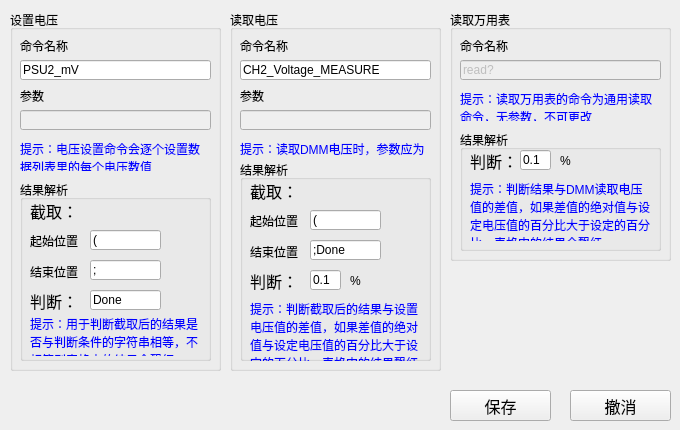
     <widget class="QWidget" name="TestRelevantCmd_2">
      <attribute name="title">
       <string>测试相关命令</string>
      </attribute>
      <widget class="QGroupBox" name="groupBox_19">
       <property name="geometry">
        <rect>
         <x>10</x>
         <y>10</y>
         <width>211</width>
         <height>361</height>
        </rect>
       </property>
       <property name="title">
        <string>设置电压</string>
       </property>
       <widget class="QLineEdit" name="lineEditCh2TestSetCmd">
        <property name="geometry">
         <rect>
          <x>10</x>
          <y>50</y>
          <width>191</width>
          <height>20</height>
         </rect>
        </property>
        <property name="text">
         <string>PSU2_mV</string>
        </property>
       </widget>
       <widget class="QLabel" name="label_91">
        <property name="geometry">
         <rect>
          <x>10</x>
          <y>30</y>
          <width>54</width>
          <height>12</height>
         </rect>
        </property>
        <property name="text">
         <string>命令名称</string>
        </property>
       </widget>
       <widget class="QLabel" name="label_92">
        <property name="geometry">
         <rect>
          <x>10</x>
          <y>80</y>
          <width>54</width>
          <height>12</height>
         </rect>
        </property>
        <property name="text">
         <string>参数</string>
        </property>
       </widget>
       <widget class="QLineEdit" name="lineEditCh2TestSetParam">
        <property name="enabled">
         <bool>false</bool>
        </property>
        <property name="geometry">
         <rect>
          <x>10</x>
          <y>100</y>
          <width>191</width>
          <height>20</height>
         </rect>
        </property>
       </widget>
       <widget class="QLabel" name="label_93">
        <property name="geometry">
         <rect>
          <x>10</x>
          <y>130</y>
          <width>191</width>
          <height>31</height>
         </rect>
        </property>
        <property name="styleSheet">
         <string notr="true">color: rgb(0, 0, 255);</string>
        </property>
        <property name="text">
         <string>提示：电压设置命令会逐个设置数据列表里的每个电压数值</string>
        </property>
        <property name="alignment">
         <set>Qt::AlignLeading|Qt::AlignLeft|Qt::AlignTop</set>
        </property>
        <property name="wordWrap">
         <bool>true</bool>
        </property>
       </widget>
       <widget class="QGroupBox" name="groupBox_20">
        <property name="geometry">
         <rect>
          <x>10</x>
          <y>170</y>
          <width>191</width>
          <height>181</height>
         </rect>
        </property>
        <property name="title">
         <string>结果解析</string>
        </property>
        <widget class="QLabel" name="label_94">
         <property name="geometry">
          <rect>
           <x>10</x>
           <y>20</y>
           <width>54</width>
           <height>21</height>
          </rect>
         </property>
         <property name="font">
          <font>
           <family>Arial Unicode MS</family>
           <pointsize>12</pointsize>
          </font>
         </property>
         <property name="text">
          <string>截取：</string>
         </property>
        </widget>
        <widget class="QLabel" name="label_95">
         <property name="geometry">
          <rect>
           <x>10</x>
           <y>50</y>
           <width>54</width>
           <height>21</height>
          </rect>
         </property>
         <property name="text">
          <string>起始位置</string>
         </property>
        </widget>
        <widget class="QLineEdit" name="lineEditCh2TestSetStart">
         <property name="geometry">
          <rect>
           <x>70</x>
           <y>50</y>
           <width>71</width>
           <height>20</height>
          </rect>
         </property>
         <property name="text">
          <string>(</string>
         </property>
        </widget>
        <widget class="QLabel" name="label_96">
         <property name="geometry">
          <rect>
           <x>10</x>
           <y>81</y>
           <width>54</width>
           <height>21</height>
          </rect>
         </property>
         <property name="text">
          <string>结束位置</string>
         </property>
        </widget>
        <widget class="QLineEdit" name="lineEditCh2TestSetEnd">
         <property name="geometry">
          <rect>
           <x>70</x>
           <y>80</y>
           <width>71</width>
           <height>20</height>
          </rect>
         </property>
         <property name="text">
          <string>;</string>
         </property>
        </widget>
        <widget class="QLabel" name="label_97">
         <property name="geometry">
          <rect>
           <x>10</x>
           <y>110</y>
           <width>54</width>
           <height>21</height>
          </rect>
         </property>
         <property name="font">
          <font>
           <family>Arial Unicode MS</family>
           <pointsize>12</pointsize>
          </font>
         </property>
         <property name="text">
          <string>判断：</string>
         </property>
        </widget>
        <widget class="QLineEdit" name="lineEditCh2TestSetJudge">
         <property name="geometry">
          <rect>
           <x>70</x>
           <y>110</y>
           <width>71</width>
           <height>20</height>
          </rect>
         </property>
         <property name="text">
          <string>Done</string>
         </property>
        </widget>
        <widget class="QLabel" name="label_98">
         <property name="geometry">
          <rect>
           <x>10</x>
           <y>135</y>
           <width>171</width>
           <height>41</height>
          </rect>
         </property>
         <property name="styleSheet">
          <string notr="true">color: rgb(0, 0, 255);</string>
         </property>
         <property name="text">
          <string>提示：用于判断截取后的结果是否与判断条件的字符串相等，不相等则表格中的结果会飘红</string>
         </property>
         <property name="alignment">
          <set>Qt::AlignLeading|Qt::AlignLeft|Qt::AlignTop</set>
         </property>
         <property name="wordWrap">
          <bool>true</bool>
         </property>
        </widget>
       </widget>
      </widget>
      <widget class="QGroupBox" name="groupBox_21">
       <property name="geometry">
        <rect>
         <x>230</x>
         <y>10</y>
         <width>211</width>
         <height>361</height>
        </rect>
       </property>
       <property name="title">
        <string>读取电压</string>
       </property>
       <widget class="QLabel" name="label_99">
        <property name="geometry">
         <rect>
          <x>10</x>
          <y>30</y>
          <width>54</width>
          <height>12</height>
         </rect>
        </property>
        <property name="text">
         <string>命令名称</string>
        </property>
       </widget>
       <widget class="QLineEdit" name="lineEditCh2TestDMMCmd">
        <property name="geometry">
         <rect>
          <x>10</x>
          <y>50</y>
          <width>191</width>
          <height>20</height>
         </rect>
        </property>
        <property name="text">
         <string>CH2_Voltage_MEASURE</string>
        </property>
       </widget>
       <widget class="QLabel" name="label_100">
        <property name="geometry">
         <rect>
          <x>10</x>
          <y>80</y>
          <width>54</width>
          <height>12</height>
         </rect>
        </property>
        <property name="text">
         <string>参数</string>
        </property>
       </widget>
       <widget class="QLineEdit" name="lineEditCh2TestDMMParam">
        <property name="enabled">
         <bool>false</bool>
        </property>
        <property name="geometry">
         <rect>
          <x>10</x>
          <y>100</y>
          <width>191</width>
          <height>20</height>
         </rect>
        </property>
       </widget>
       <widget class="QLabel" name="label_101">
        <property name="geometry">
         <rect>
          <x>10</x>
          <y>130</y>
          <width>191</width>
          <height>21</height>
         </rect>
        </property>
        <property name="styleSheet">
         <string notr="true">color: rgb(0, 0, 255);</string>
        </property>
        <property name="text">
         <string>提示：读取DMM电压时，参数应为空</string>
        </property>
        <property name="alignment">
         <set>Qt::AlignLeading|Qt::AlignLeft|Qt::AlignTop</set>
        </property>
        <property name="wordWrap">
         <bool>true</bool>
        </property>
       </widget>
       <widget class="QGroupBox" name="groupBox_22">
        <property name="geometry">
         <rect>
          <x>10</x>
          <y>150</y>
          <width>191</width>
          <height>201</height>
         </rect>
        </property>
        <property name="title">
         <string>结果解析</string>
        </property>
        <widget class="QLabel" name="label_102">
         <property name="geometry">
          <rect>
           <x>10</x>
           <y>20</y>
           <width>54</width>
           <height>21</height>
          </rect>
         </property>
         <property name="font">
          <font>
           <family>Arial Unicode MS</family>
           <pointsize>12</pointsize>
          </font>
         </property>
         <property name="text">
          <string>截取：</string>
         </property>
        </widget>
        <widget class="QLabel" name="label_103">
         <property name="geometry">
          <rect>
           <x>10</x>
           <y>50</y>
           <width>54</width>
           <height>21</height>
          </rect>
         </property>
         <property name="text">
          <string>起始位置</string>
         </property>
        </widget>
        <widget class="QLineEdit" name="lineEditCh2TestDMMStart">
         <property name="geometry">
          <rect>
           <x>70</x>
           <y>50</y>
           <width>71</width>
           <height>20</height>
          </rect>
         </property>
         <property name="text">
          <string>(</string>
         </property>
        </widget>
        <widget class="QLabel" name="label_104">
         <property name="geometry">
          <rect>
           <x>10</x>
           <y>81</y>
           <width>54</width>
           <height>21</height>
          </rect>
         </property>
         <property name="text">
          <string>结束位置</string>
         </property>
        </widget>
        <widget class="QLineEdit" name="lineEditCh2TestDMMEnd">
         <property name="geometry">
          <rect>
           <x>70</x>
           <y>80</y>
           <width>71</width>
           <height>20</height>
          </rect>
         </property>
         <property name="text">
          <string>;Done</string>
         </property>
        </widget>
        <widget class="QLabel" name="label_105">
         <property name="geometry">
          <rect>
           <x>10</x>
           <y>110</y>
           <width>54</width>
           <height>21</height>
          </rect>
         </property>
         <property name="font">
          <font>
           <family>Arial Unicode MS</family>
           <pointsize>12</pointsize>
          </font>
         </property>
         <property name="text">
          <string>判断：</string>
         </property>
        </widget>
        <widget class="QLineEdit" name="lineEditCh2TestDMMJudge">
         <property name="geometry">
          <rect>
           <x>70</x>
           <y>110</y>
           <width>31</width>
           <height>20</height>
          </rect>
         </property>
         <property name="text">
          <string>0.1</string>
         </property>
         <property name="placeholderText">
          <string/>
         </property>
        </widget>
        <widget class="QLabel" name="label_106">
         <property name="geometry">
          <rect>
           <x>110</x>
           <y>110</y>
           <width>21</width>
           <height>21</height>
          </rect>
         </property>
         <property name="text">
          <string>%</string>
         </property>
        </widget>
        <widget class="QLabel" name="label_107">
         <property name="geometry">
          <rect>
           <x>10</x>
           <y>140</y>
           <width>171</width>
           <height>61</height>
          </rect>
         </property>
         <property name="styleSheet">
          <string notr="true">color: rgb(0, 0, 255);</string>
         </property>
         <property name="text">
          <string>提示：判断截取后的结果与设置电压值的差值，如果差值的绝对值与设定电压值的百分比大于设定的百分比，表格中的结果飘红</string>
         </property>
         <property name="alignment">
          <set>Qt::AlignLeading|Qt::AlignLeft|Qt::AlignTop</set>
         </property>
         <property name="wordWrap">
          <bool>true</bool>
         </property>
        </widget>
       </widget>
      </widget>
      <widget class="QGroupBox" name="groupBox_23">
       <property name="geometry">
        <rect>
         <x>450</x>
         <y>10</y>
         <width>221</width>
         <height>251</height>
        </rect>
       </property>
       <property name="title">
        <string>读取万用表</string>
       </property>
       <widget class="QLabel" name="label_108">
        <property name="geometry">
         <rect>
          <x>10</x>
          <y>30</y>
          <width>54</width>
          <height>12</height>
         </rect>
        </property>
        <property name="text">
         <string>命令名称</string>
        </property>
       </widget>
       <widget class="QLineEdit" name="lineEditCh2TestMeterCmd">
        <property name="enabled">
         <bool>false</bool>
        </property>
        <property name="geometry">
         <rect>
          <x>10</x>
          <y>50</y>
          <width>201</width>
          <height>20</height>
         </rect>
        </property>
        <property name="text">
         <string>read?</string>
        </property>
       </widget>
       <widget class="QLabel" name="label_109">
        <property name="geometry">
         <rect>
          <x>10</x>
          <y>80</y>
          <width>201</width>
          <height>31</height>
         </rect>
        </property>
        <property name="styleSheet">
         <string notr="true">color: rgb(0, 0, 255);</string>
        </property>
        <property name="text">
         <string>提示：读取万用表的命令为通用读取命令，无参数，不可更改</string>
        </property>
        <property name="alignment">
         <set>Qt::AlignLeading|Qt::AlignLeft|Qt::AlignTop</set>
        </property>
        <property name="wordWrap">
         <bool>true</bool>
        </property>
       </widget>
       <widget class="QGroupBox" name="groupBox_24">
        <property name="geometry">
         <rect>
          <x>10</x>
          <y>120</y>
          <width>201</width>
          <height>121</height>
         </rect>
        </property>
        <property name="title">
         <string>结果解析</string>
        </property>
        <widget class="QLabel" name="label_110">
         <property name="geometry">
          <rect>
           <x>10</x>
           <y>20</y>
           <width>54</width>
           <height>21</height>
          </rect>
         </property>
         <property name="font">
          <font>
           <family>Arial Unicode MS</family>
           <pointsize>12</pointsize>
          </font>
         </property>
         <property name="text">
          <string>判断：</string>
         </property>
        </widget>
        <widget class="QLineEdit" name="lineEditCh2TestMeterJudge">
         <property name="geometry">
          <rect>
           <x>60</x>
           <y>20</y>
           <width>31</width>
           <height>20</height>
          </rect>
         </property>
         <property name="text">
          <string>0.1</string>
         </property>
         <property name="placeholderText">
          <string/>
         </property>
        </widget>
        <widget class="QLabel" name="label_111">
         <property name="geometry">
          <rect>
           <x>100</x>
           <y>20</y>
           <width>21</width>
           <height>21</height>
          </rect>
         </property>
         <property name="text">
          <string>%</string>
         </property>
        </widget>
        <widget class="QLabel" name="label_112">
         <property name="geometry">
          <rect>
           <x>10</x>
           <y>50</y>
           <width>181</width>
           <height>61</height>
          </rect>
         </property>
         <property name="styleSheet">
          <string notr="true">color: rgb(0, 0, 255);</string>
         </property>
         <property name="text">
          <string>提示：判断结果与DMM读取电压值的差值，如果差值的绝对值与设定电压值的百分比大于设定的百分比，表格中的结果会飘红</string>
         </property>
         <property name="alignment">
          <set>Qt::AlignLeading|Qt::AlignLeft|Qt::AlignTop</set>
         </property>
         <property name="wordWrap">
          <bool>true</bool>
         </property>
        </widget>
       </widget>
      </widget>
      <widget class="QPushButton" name="pushBtnCh2TestSave">
       <property name="geometry">
        <rect>
         <x>450</x>
         <y>390</y>
         <width>101</width>
         <height>31</height>
        </rect>
       </property>
       <property name="font">
        <font>
         <family>楷体</family>
         <pointsize>12</pointsize>
        </font>
       </property>
       <property name="text">
        <string>保存</string>
       </property>
      </widget>
      <widget class="QPushButton" name="pushBtnCh2TestUndo">
       <property name="geometry">
        <rect>
         <x>570</x>
         <y>390</y>
         <width>101</width>
         <height>31</height>
        </rect>
       </property>
       <property name="font">
        <font>
         <family>楷体</family>
         <pointsize>12</pointsize>
        </font>
       </property>
       <property name="text">
        <string>撤消</string>
       </property>
      </widget>
     </widget>
